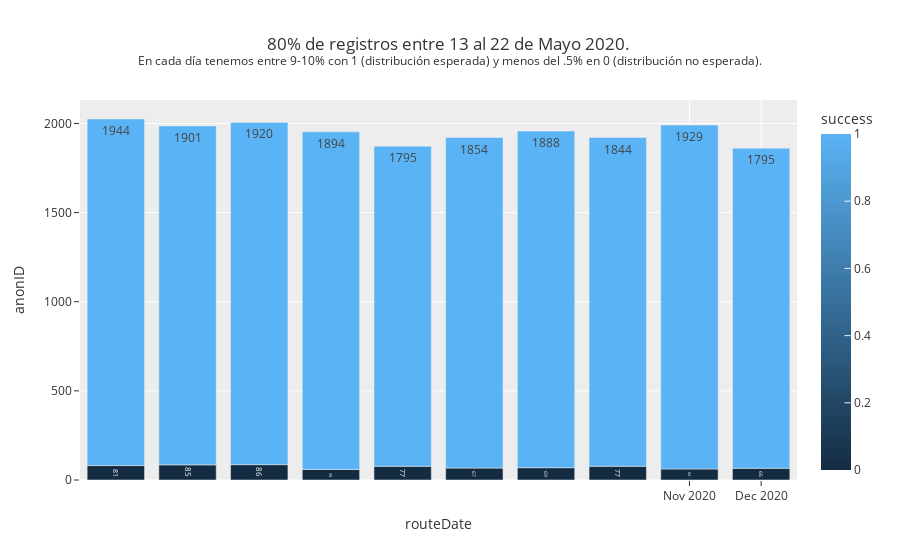

The notebook cell this image was saved under:
### Code cell
tmp = data_filter.groupby(['routeDate','day','month','success'], as_index = True).count().reset_index()

#lÓGICA PARA EXCLUIR FECHAS VACÍAS DEL GRÁFICO.
dt_all = pd.date_range(start=tmp['routeDate'].iloc[0],end=tmp['routeDate'].iloc[-1])
dt_obs = [d.strftime("%Y-%m-%d") for d in tmp['routeDate']]
dt_breaks = [d for d in dt_all.strftime("%Y-%m-%d").tolist() if not d in dt_obs]

fig = px.bar(tmp, x="routeDate", y="anonID",
                  color="success",
                  text_auto=True,
                  text="anonID",
                  title = "80% de registros entre 13 al 22 de Mayo 2020. <br><sup>En cada día tenemos entre 9-10% con 1 (distribución esperada) y menos del .5% en 0 (distribución no esperada).</sup>")

fig.update_xaxes(
    rangebreaks=[dict(values=dt_breaks)]
)

fig.show()

### Figure 1 — Plotly figure (JSON) as saved in the notebook; plotly's stock layout.template omitted (floating-point values rounded to 4 significant figures; data arrays with more than 128 entries replaced by an {"elided": "..."} marker saying what was removed)
{"data": [{"alignmentgroup": "True", "hovertemplate": "routeDate=%{x}<br>anonID=%{text}<br>success=%{marker.color}<extra></extra>", "legendgroup": "", "marker": {"color": [0, 1, 0, 1, 0, 1, 0, 1, 0, 1, 0, 1, 0, 1, 0, 1, 0, 1, 0, 1], "coloraxis": "coloraxis", "pattern": {"shape": ""}}, "name": "", "offsetgroup": "", "orientation": "v", "showlegend": false, "text": [81, 1944, 85, 1901, 86, 1920, 59, 1894, 77, 1795, 67, 1854, 69, 1888, 77, 1844, 62, 1929, 66, 1795], "textposition": "auto", "texttemplate": "%{y}", "type": "bar", "x": ["2020-05-13T00:00:00", "2020-05-13T00:00:00", "2020-05-14T00:00:00", "2020-05-14T00:00:00", "2020-05-15T00:00:00", "2020-05-15T00:00:00", "2020-05-18T00:00:00", "2020-05-18T00:00:00", "2020-05-19T00:00:00", "2020-05-19T00:00:00", "2020-05-20T00:00:00", "2020-05-20T00:00:00", "2020-05-21T00:00:00", "2020-05-21T00:00:00", "2020-05-22T00:00:00", "2020-05-22T00:00:00", "2020-11-05T00:00:00", "2020-11-05T00:00:00", "2020-12-05T00:00:00", "2020-12-05T00:00:00"], "xaxis": "x", "y": [81, 1944, 85, 1901, 86, 1920, 59, 1894, 77, 1795, 67, 1854, 69, 1888, 77, 1844, 62, 1929, 66, 1795], "yaxis": "y"}], "layout": {"autosize": true, "barmode": "relative", "coloraxis": {"colorbar": {"title": {"text": "success"}}, "colorscale": [[0, "rgb(20,44,66)"], [1, "rgb(90,179,244)"]]}, "legend": {"tracegroupgap": 0}, "title": {"text": "80% de registros entre 13 al 22 de Mayo 2020. <br><sup>En cada día tenemos entre 9-10% con 1 (distribución esperada) y menos del .5% en 0 (distribución no esperada).</sup>"}, "xaxis": {"anchor": "y", "autorange": true, "domain": [0, 1], "range": ["2020-05-12 12:00", "2020-12-05 12:00"], "rangebreaks": [{"values": {"elided": "197 str values"}}], "title": {"text": "routeDate"}, "type": "date"}, "yaxis": {"anchor": "x", "autorange": true, "domain": [0, 1], "range": [0, 2132.0], "title": {"text": "anonID"}, "type": "linear"}}}
